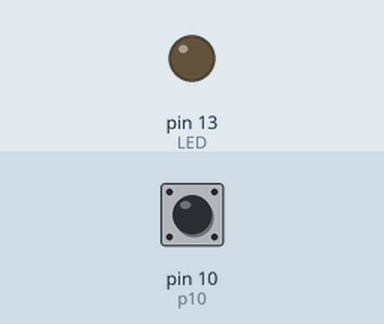
This sketch was run on a simulated Arduino Uno, built with avr-gcc and run on an emulated ATmega328P. Shown: output pins drawn as LEDs (lit = HIGH). The test bench sets the inputs (shaded band); at power-on: pin 10 (p10) HIGH.

Above: at 0.1 s.
At 5.1 s:
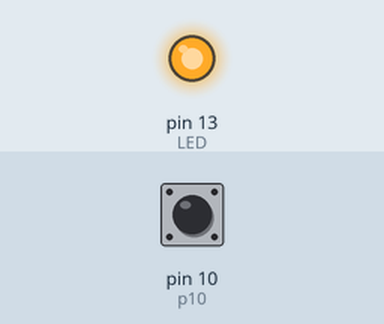
Timing chart, 0 to 7.5 s (numbered marks = the images above):
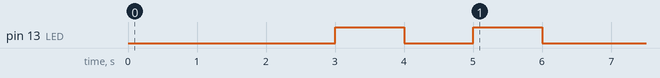

The sketch:

LoopSS-Level.ino
```cpp
//used to monitor level height switch and send cut off signal to remote kill switch box. When recieve confirmation of cutoff, end sending message until level switch is reset.

///////////////////////

// We'll use SoftwareSerial to communicate with the XBee:
#include <SoftwareSerial.h>
// XBee's DOUT (TX) is connected to pin 2 (Arduino's Software RX)
// XBee's DIN (RX) is connected to pin 3 (Arduino's Software TX)
SoftwareSerial XBee(2, 3); // RX, TX

////// VARIABLES //////

int p10 = 10; //liquid level switch set to Pin 10

int b10;  //to temporarily remember the last Broadcast data for the switch

int s10 = digitalRead(p10);  //to handle data of current State of a switch

int bedtime = 0;

int tick8=0;

int sleeptick8s=225;   //how many sets of 8 seconds to wait before starting up again

////// SETUP //////

void setup() {

pinMode(p10,INPUT_PULLUP); //define liquid level pin mode

pinMode(13, OUTPUT);  //LED

pinMode(9, OUTPUT);  //XBee sleepmode pin. High=sleep. Low-awake.

XBee.begin(9600);      //START COMMUNICATING WITH XBEE

digitalWrite(9, LOW);                 //wake up XBee
delay(2000);                          //give it a few seconds to catch its breath

    XBee.print('A');
    digitalWrite(13, LOW);
    delay(1000);
    XBee.print('A');
    digitalWrite(13, HIGH);
    delay(1000);
    XBee.print('A');
    digitalWrite(13, LOW);
    delay(1000);
    XBee.print('A');
    digitalWrite(13, HIGH);
    delay(1000);
    XBee.print('A');
    digitalWrite(13, LOW);
    delay(1000);

    bedtime = 0;

  delay(5000);                              //wait 5 seconds

}

//// LOOP ////

void loop() {

while (bedtime==0){

   // read the state of the switch into a local variable:
s10 = digitalRead(p10);
delay(10);
  s10 = digitalRead(p10);
delay(10);
  s10 = digitalRead(p10);
delay(10);
  s10 = digitalRead(p10);

  if (s10 == LOW) {       //And If the current state of the switch is "low", AKA the switch is tripped...
    XBee.print('K');   //Send the Kill Signal
    delay(5000);
  } else {               //If the switch was not "low"...
    XBee.print('A');   //Send Alive Signal
    delay(5000);
  }

while (XBee.available()>0){             //if message available...

char RXbyte = char(XBee.read()); //read message...

if (RXbyte == 'k') { //if message is "k"...
    XBee.print('Z');
}
if (RXbyte == 'a') { //if message is "a"...
    XBee.print('Z');
}

if (RXbyte == 'z') {
    bedtime=1;                           //initiate bedtime next loop
}


} //end XBee.available while

} //end bedtime=0

while (bedtime==1){
    digitalWrite(9, HIGH);
 delay(8000);                             //wait 8 seconds
 tick8++;                                 //add 1 to "tick8"

if (tick8>sleeptick8s){                          //after 30 minutes...
    bedtime=0;                           //end bedtime
      digitalWrite(9, LOW);
  delay(5000);
}                                        //end tick8 if

} //end bedtime=1 while

} //end main loop
```
